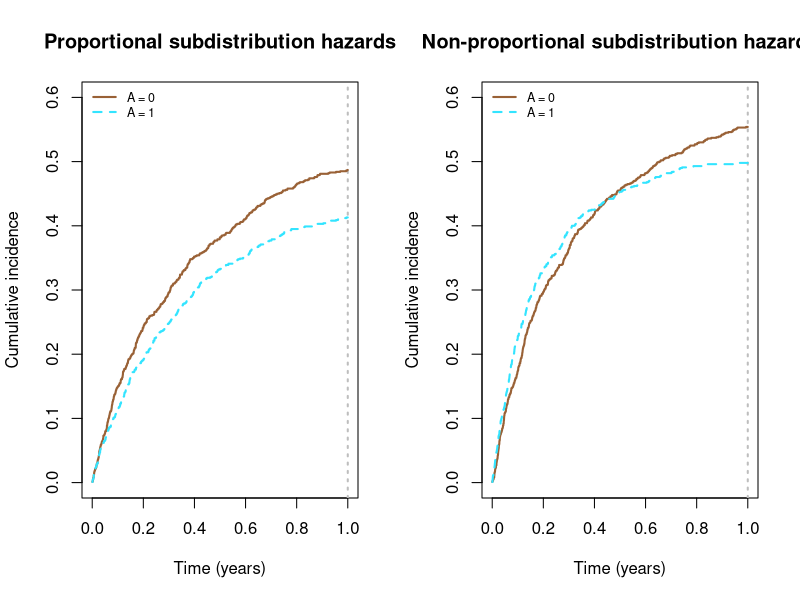

This chart was generated by the following R code:
### Code to replicate Fig 1 (true CIFs in simulation study)
### Last updated by Sarah Conner on June 2 2020

library(dichromat)

# n.iter should be 1,000,000 to replicate the figures exactly, but a smaller number may be used to reduce computing time
n.iter <- 1000


#pdf(width=11, height=6, file = "cifs_sidebyside.pdf")

par(mfrow=c(1,2))


# Modified RMTL function (does not compute variance) to reduce computation time.

rmtl.plot <- function(entry=NULL, times, event, eoi=1, group=NULL, weight=NULL, tau=NULL, alpha=.05, yaxismax=1, title=NULL){  
  
  if(sum(times<0)>0){print("Error: times must be positive.")
  }else{
    if(sum(weight<=1)>0){print("Error: weights must be greater than 1.")
    }else{
      
      #--- Prep input data ---
      if(is.null(entry)){entry <- rep(0, length(times))}
      if(is.null(group)){group <- as.factor(rep(1, length(times)))}
      if(is.null(weight)){weight <- rep(1, length(times))}
      alldat <- data.frame(entry, times, event, group, weight)
      alldat <- alldat[!is.na(alldat$group) & !is.na(alldat$times),]
      alldat <- alldat[order(group),] 
      
      
      #--- If tau not specified, use minimum time from all groups. Check if provided tau is appropriate. ---
      gg <- length(levels(alldat$group))
      
      if(is.null(tau)){
        
        taui <- rep(NA, gg)
        
        for (i in (1:gg)){
          groupval <- (levels(alldat$group)[i])
          dat_group <- alldat[which(alldat$group==(groupval)),]
          taui[i] <- max(dat_group$times)
        }
        tau <- min(taui)
        
      } else {
        
        tau.error <- rep(0, gg)
        
        for (i in (1:gg)){
          groupval <- (levels(alldat$group)[i])
          dat_group <- alldat[which(alldat$group==(groupval)),]
          tau.error[i] <- ifelse(max(dat_group$times)<tau, 1, 0)
        }
      }
      
      if(sum(tau.error)>0){
        print("Error: observed times do not reach tau in each exposure group. Choose a different tau or leave unspecified for default value of tau.")
      }else{
        
        
        #--- Proceed with RMTL ----
        
        alldat$event[alldat$times>tau] <- 0
        alldat$times[alldat$times>tau] <- tau
        
        rmtl <- rep(NA, length(1:gg))
        groupval <- rep(NA, length(1:gg))
        rmtl.se <- rep(NA, length(1:gg))
        
        
        palette <- colorschemes$BrowntoBlue.10[c(2,9)]
        plot(NULL, xlim=c(0, tau), ylim=c(0,yaxismax), xlab='Time (years)', ylab='Cumulative incidence',
             main=title)
        abline(v=tau, col='grey', lty=3, lwd=2)
        
        
        for (g in 1:gg){
          
          #--- Derive CIF and related quantities (theta, hazards, etc) ---
          
          groupval[g] <- (levels(alldat$group)[g])
          data <- alldat[which(alldat$group==(groupval[g])),]
          
          tj <- data$times[data$event!=0]
          tj <- unique(tj[order(tj)])
          num.tj <- length(tj)
          
          num.atrisk <- sapply(tj, function(x) sum(data$weight[data$entry<x & data$times>=x]))
          num.ev1 <- sapply(tj, function(x) sum(data$weight[data$event==eoi & data$times==x]))
          num.ev2 <- sapply(tj, function(x) sum(data$weight[data$event!=eoi & data$event!=0 & data$times==x]))
          num.ev <- num.ev1 + num.ev2
          
          m <- sapply(tj, function(x){sum((data$weight[data$entry<x & data$times>=x])^2)})
          mg <- ((num.atrisk^2)/m)
          
          h1 <- num.ev1/num.atrisk
          h <- num.ev/num.atrisk
          
          s <- cumprod(c(1, 1 - h))
          s <- s[1:length(s)-1]
          
          theta <- s * h1
          cif1 <- cumsum(theta)
          
          
          #--- Plot CIF ---
          lines(c(tj, tau), c(cif1, cif1[num.tj]), type="s", col=palette[g], lty=g, lwd=2)
          
          
          #--- RMTL ---
          areas <- c(tj[2:num.tj], tau)-tj
          rmtl[g] <- sum(areas*cif1)
        }
        
        
        #--- Add legend to plot ---
        legend('topleft', paste("A =", groupval), col=palette, lty=1:gg, lwd=rep(2, gg), 
               cex=.75, bty ="n", inset = c(0, 0))
        
        
        #--- Compare RMTL between groups and compile output---
        
        results <- data.frame(groupval, rmtl)
        pwc <- ((gg^2)-gg)/2   #number of pairwise comparisons
        
        label.diff <- rep(NA,(pwc))
        rmtl.diff <- rep(NA,(pwc))
        res.diff <- data.frame(label.diff, rmtl.diff)
        
        l <- 1
        
        for (i in 1:(gg-1)){
          for (ii in (i+1):gg){
            
            #--- RMTL Difference ---
            res.diff[l,]$label.diff <- paste('Groups',results[ii,]$groupval,'vs.',results[i,]$groupval,' ')
            res.diff[l,]$rmtl.diff <- (results[ii,]$rmtl - results[i,]$rmtl)
            l <- l+1
          }
        }
        
        cat ("RMTL per group \n\n")
        colnames(results) <- c("Group", "RMTL")
        rownames(results) <- c(paste("Group", results$Group,' '))
        print(round(results[2],3))
        cat("\n\n")
        
        cat ("RMTL Differences \n\n")
        colnames(res.diff) <- c("Groups", "RMTL Diff.")
        rownames(res.diff) <- c(res.diff$Groups)
        print(round(res.diff[2],3))
        cat("\n\n")
        
        
      }  
    }
  }
}


cif.plot <- function(n, gamma, rho, psi11, psi21, title){
  
  psi31 <- -0.4
  psi1 <- c(psi11, log(0.9), log(0.8), log(0.7), log(0.6), log(0.5))
  psi2 <- c(psi21, 0, 0, 0, 0, 0)
  psi3 <- c(psi31, log(0.5), log(0.6), log(0.7), log(0.8), log(0.9))
  
  # Covariates
  z1 <- rnorm(n)
  z2 <- rnorm(n)
  z3 <- rnorm(n)
  z4 <- rnorm(n)
  z5 <- rnorm(n)
  z <- cbind(rep(1, n), z1, z2, z3, z4, z5)
  
  
  # ---- Exposed ---- 
  a.1 <- rep(1, n)
  zz.1 <- cbind(a.1, z1, z2, z3, z4, z5)
  
  # Event type
  p2.1 <- exp((gamma * exp(zz.1 %*% psi1))/(rho + zz.1 %*% psi2))
  cause.1 <- 1 + rbinom(n, 1, p2.1)
  ev1.1 <- 2 - cause.1
  
  # Event times, obtained from conditional CIFs (on event type, covariates, exposure)
  u.1 <- runif(n, 0, 1)
  aa.1 <- 1 - exp(gamma * exp(zz.1 %*% psi1)/(rho + zz.1 %*% psi2))
  bb.1 <- (log(1 - u.1*aa.1) * (rho + zz.1 %*% psi2))/(gamma * exp(zz.1 %*% psi1))
  t.1 <- (ev1.1) * (log(1 - bb.1))/(rho + zz.1 %*% psi2) + (1-ev1.1)*-(log(1 - u.1))/exp(zz.1 %*% psi3)
  
  
  # ---- Unexposed ---- 
  a.0 <- rep(0, n)
  zz.0 <- cbind(a.0, z1, z2, z3, z4, z5)
  
  # Event type
  p2.0 <- exp((gamma * exp(zz.0 %*% psi1))/(rho + zz.0 %*% psi2))
  cause.0 <- 1 + rbinom(n, 1, p2.0)
  ev1.0 <- 2 - cause.0
  
  # Event times, obtained from conditional CIFs (on event type, covariates, exposure)
  u.0 <- runif(n, 0, 1)
  aa.0 <- 1 - exp(gamma * exp(zz.0 %*% psi1)/(rho + zz.0 %*% psi2))
  bb.0 <- (log(1 - u.0*aa.0) * (rho + zz.0 %*% psi2))/(gamma * exp(zz.0 %*% psi1))
  t.0 <- (ev1.0) * (log(1 - bb.0))/(rho + zz.0 %*% psi2) + (1-ev1.0)*-(log(1 - u.0))/exp(zz.0 %*% psi3)
  
  
  # ---- Combine and derive RMTL, make figure ---- 
  dat.ate <- rbind(cbind(a.1, z1, z2, z3, z4, z5, t.1, cause.1), cbind(a.0, z1, z2, z3, z4, z5, t.0, cause.0))
  colnames(dat.ate)[c(1,7:8)] <- c('a', 't', 'cause')
  summary(dat.ate)
  
  dat.ate <- data.frame(dat.ate)
  
  rmtl.plot(times=dat.ate$t, event=dat.ate$cause, group=as.factor(dat.ate$a), tau=1, yaxismax=.6, title=title)  
}


cif.plot(n=n.iter, gamma=1.2, rho=-1.5, psi11=-0.3, psi21=0, title='Proportional subdistribution hazards')
cif.plot(n=n.iter, gamma=1.5, rho=-1.5, psi11=0.5, psi21=-2, title='Non-proportional subdistribution hazards')

# dev.off()
